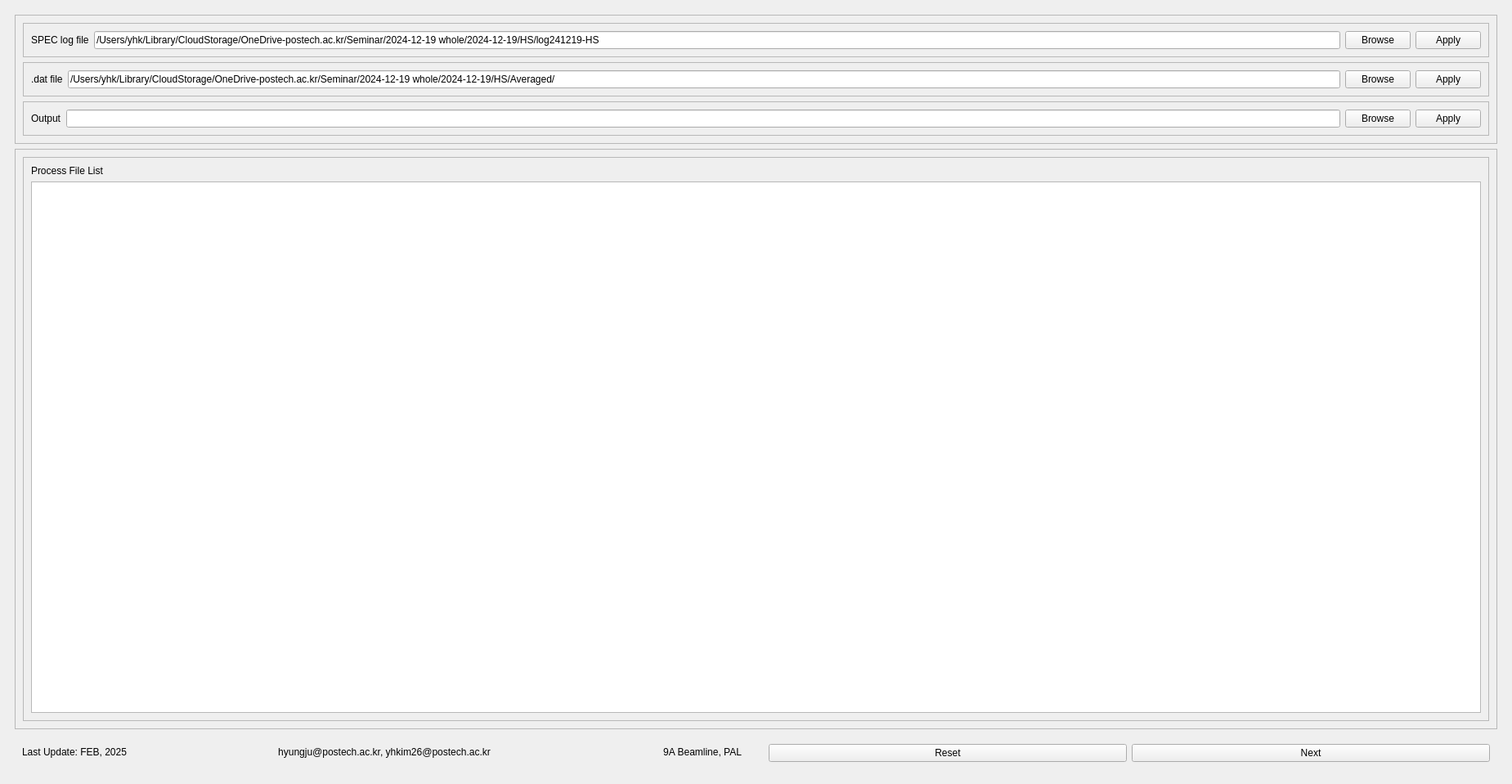
<?xml version="1.0" encoding="UTF-8"?>
<ui version="4.0">
 <class>MainWindow</class>
 <widget class="QMainWindow" name="MainWindow">
  <property name="geometry">
   <rect>
    <x>0</x>
    <y>0</y>
    <width>1849</width>
    <height>959</height>
   </rect>
  </property>
  <property name="windowTitle">
   <string>MainWindow</string>
  </property>
  <widget class="QWidget" name="centralwidget">
   <layout class="QHBoxLayout" name="horizontalLayout_4">
    <item>
     <widget class="QStackedWidget" name="SW_main">
      <property name="currentIndex">
       <number>0</number>
      </property>
      <widget class="QWidget" name="page">
       <layout class="QVBoxLayout" name="verticalLayout_3">
        <item>
         <widget class="QFrame" name="frame_4">
          <property name="frameShape">
           <enum>QFrame::StyledPanel</enum>
          </property>
          <property name="frameShadow">
           <enum>QFrame::Raised</enum>
          </property>
          <layout class="QVBoxLayout" name="verticalLayout">
           <item>
            <widget class="QFrame" name="frame">
             <property name="frameShape">
              <enum>QFrame::StyledPanel</enum>
             </property>
             <property name="frameShadow">
              <enum>QFrame::Raised</enum>
             </property>
             <layout class="QHBoxLayout" name="horizontalLayout">
              <item>
               <widget class="QLabel" name="label">
                <property name="text">
                 <string>SPEC log file</string>
                </property>
               </widget>
              </item>
              <item>
               <widget class="QLineEdit" name="LE_spec_log_dir">
                <property name="text">
                 <string>/Users/yhk/Library/CloudStorage/OneDrive-postech.ac.kr/Seminar/2024-12-19 whole/2024-12-19/HS/log241219-HS</string>
                </property>
               </widget>
              </item>
              <item>
               <widget class="QPushButton" name="PB_spec_log_browse">
                <property name="text">
                 <string>Browse</string>
                </property>
               </widget>
              </item>
              <item>
               <widget class="QPushButton" name="PB_spec_apply">
                <property name="text">
                 <string>Apply</string>
                </property>
               </widget>
              </item>
             </layout>
            </widget>
           </item>
           <item>
            <widget class="QFrame" name="frame_2">
             <property name="frameShape">
              <enum>QFrame::StyledPanel</enum>
             </property>
             <property name="frameShadow">
              <enum>QFrame::Raised</enum>
             </property>
             <layout class="QHBoxLayout" name="horizontalLayout_2">
              <item>
               <widget class="QLabel" name="label_2">
                <property name="text">
                 <string>.dat file</string>
                </property>
               </widget>
              </item>
              <item>
               <widget class="QLineEdit" name="LE_dat_dir">
                <property name="text">
                 <string>/Users/yhk/Library/CloudStorage/OneDrive-postech.ac.kr/Seminar/2024-12-19 whole/2024-12-19/HS/Averaged/</string>
                </property>
               </widget>
              </item>
              <item>
               <widget class="QPushButton" name="PB_dat_browse">
                <property name="text">
                 <string>Browse</string>
                </property>
               </widget>
              </item>
              <item>
               <widget class="QPushButton" name="PB_dat_apply">
                <property name="text">
                 <string>Apply</string>
                </property>
               </widget>
              </item>
             </layout>
            </widget>
           </item>
           <item>
            <widget class="QFrame" name="frame_3">
             <property name="frameShape">
              <enum>QFrame::StyledPanel</enum>
             </property>
             <property name="frameShadow">
              <enum>QFrame::Raised</enum>
             </property>
             <layout class="QHBoxLayout" name="horizontalLayout_3">
              <item>
               <widget class="QLabel" name="label_3">
                <property name="text">
                 <string>Output</string>
                </property>
               </widget>
              </item>
              <item>
               <widget class="QLineEdit" name="LE_output_dir"/>
              </item>
              <item>
               <widget class="QPushButton" name="PB_output_browse">
                <property name="text">
                 <string>Browse</string>
                </property>
               </widget>
              </item>
              <item>
               <widget class="QPushButton" name="PB_output_apply">
                <property name="text">
                 <string>Apply</string>
                </property>
               </widget>
              </item>
             </layout>
            </widget>
           </item>
          </layout>
         </widget>
        </item>
        <item>
         <widget class="QFrame" name="frame_8">
          <property name="frameShape">
           <enum>QFrame::StyledPanel</enum>
          </property>
          <property name="frameShadow">
           <enum>QFrame::Raised</enum>
          </property>
          <layout class="QHBoxLayout" name="horizontalLayout_8">
           <item>
            <widget class="QFrame" name="frame_9">
             <property name="frameShape">
              <enum>QFrame::StyledPanel</enum>
             </property>
             <property name="frameShadow">
              <enum>QFrame::Raised</enum>
             </property>
             <layout class="QVBoxLayout" name="verticalLayout_2">
              <item>
               <widget class="QLabel" name="label_6">
                <property name="text">
                 <string>Process File List</string>
                </property>
               </widget>
              </item>
              <item>
               <widget class="QTableWidget" name="TW_Process_List"/>
              </item>
             </layout>
            </widget>
           </item>
          </layout>
         </widget>
        </item>
        <item>
         <widget class="QFrame" name="frame_5">
          <property name="frameShape">
           <enum>QFrame::NoFrame</enum>
          </property>
          <property name="frameShadow">
           <enum>QFrame::Raised</enum>
          </property>
          <layout class="QHBoxLayout" name="horizontalLayout_6">
           <property name="leftMargin">
            <number>0</number>
           </property>
           <property name="topMargin">
            <number>0</number>
           </property>
           <property name="rightMargin">
            <number>0</number>
           </property>
           <property name="bottomMargin">
            <number>0</number>
           </property>
           <item>
            <widget class="QFrame" name="frame_6">
             <property name="frameShape">
              <enum>QFrame::NoFrame</enum>
             </property>
             <property name="frameShadow">
              <enum>QFrame::Raised</enum>
             </property>
             <layout class="QHBoxLayout" name="horizontalLayout_7">
              <item>
               <widget class="QLabel" name="label_4">
                <property name="text">
                 <string>Last Update: FEB, 2025</string>
                </property>
               </widget>
              </item>
              <item>
               <widget class="QLabel" name="label_5">
                <property name="text">
                 <string>hyungju@postech.ac.kr, yhkim26@postech.ac.kr</string>
                </property>
                <property name="alignment">
                 <set>Qt::AlignCenter</set>
                </property>
               </widget>
              </item>
              <item>
               <widget class="QLabel" name="label_11">
                <property name="text">
                 <string>9A Beamline, PAL</string>
                </property>
                <property name="alignment">
                 <set>Qt::AlignRight|Qt::AlignTrailing|Qt::AlignVCenter</set>
                </property>
                <property name="indent">
                 <number>6</number>
                </property>
               </widget>
              </item>
             </layout>
            </widget>
           </item>
           <item>
            <widget class="QFrame" name="frame_7">
             <property name="frameShape">
              <enum>QFrame::NoFrame</enum>
             </property>
             <property name="frameShadow">
              <enum>QFrame::Raised</enum>
             </property>
             <layout class="QHBoxLayout" name="horizontalLayout_5">
              <property name="leftMargin">
               <number>12</number>
              </property>
              <property name="topMargin">
               <number>12</number>
              </property>
              <item>
               <widget class="QPushButton" name="PB_reset">
                <property name="text">
                 <string>Reset</string>
                </property>
               </widget>
              </item>
              <item>
               <widget class="QPushButton" name="PB_next_1">
                <property name="text">
                 <string>Next</string>
                </property>
               </widget>
              </item>
             </layout>
            </widget>
           </item>
          </layout>
         </widget>
        </item>
       </layout>
      </widget>
      <widget class="QWidget" name="page_2">
       <layout class="QVBoxLayout" name="verticalLayout_6">
        <item>
         <widget class="QFrame" name="frame_13">
          <property name="frameShape">
           <enum>QFrame::StyledPanel</enum>
          </property>
          <property name="frameShadow">
           <enum>QFrame::Raised</enum>
          </property>
          <layout class="QHBoxLayout" name="horizontalLayout_12">
           <item>
            <widget class="QComboBox" name="CB_series"/>
           </item>
          </layout>
         </widget>
        </item>
        <item>
         <widget class="QFrame" name="frame_14">
          <property name="frameShape">
           <enum>QFrame::StyledPanel</enum>
          </property>
          <property name="frameShadow">
           <enum>QFrame::Raised</enum>
          </property>
          <layout class="QHBoxLayout" name="horizontalLayout_26">
           <item>
            <widget class="QFrame" name="frame_16">
             <property name="frameShape">
              <enum>QFrame::StyledPanel</enum>
             </property>
             <property name="frameShadow">
              <enum>QFrame::Raised</enum>
             </property>
             <layout class="QVBoxLayout" name="verticalLayout_5">
              <item>
               <widget class="QFrame" name="frame_22">
                <property name="frameShape">
                 <enum>QFrame::StyledPanel</enum>
                </property>
                <property name="frameShadow">
                 <enum>QFrame::Raised</enum>
                </property>
                <layout class="QHBoxLayout" name="horizontalLayout_20">
                 <item>
                  <widget class="QFrame" name="frame_23">
                   <property name="frameShape">
                    <enum>QFrame::StyledPanel</enum>
                   </property>
                   <property name="frameShadow">
                    <enum>QFrame::Raised</enum>
                   </property>
                   <layout class="QHBoxLayout" name="horizontalLayout_13">
                    <item>
                     <widget class="QLabel" name="label_13">
                      <property name="text">
                       <string>Temperature Signal Out Correction</string>
                      </property>
                     </widget>
                    </item>
                   </layout>
                  </widget>
                 </item>
                 <item>
                  <widget class="QFrame" name="frame_24">
                   <property name="frameShape">
                    <enum>QFrame::StyledPanel</enum>
                   </property>
                   <property name="frameShadow">
                    <enum>QFrame::Raised</enum>
                   </property>
                   <layout class="QHBoxLayout" name="horizontalLayout_19">
                    <item>
                     <widget class="QPushButton" name="PB_reset_temp">
                      <property name="text">
                       <string>Reset All</string>
                      </property>
                     </widget>
                    </item>
                   </layout>
                  </widget>
                 </item>
                </layout>
               </widget>
              </item>
              <item>
               <widget class="QGraphicsView" name="GV_adjust_temp"/>
              </item>
              <item>
               <widget class="QFrame" name="frame_17">
                <property name="frameShape">
                 <enum>QFrame::StyledPanel</enum>
                </property>
                <property name="frameShadow">
                 <enum>QFrame::Raised</enum>
                </property>
                <layout class="QHBoxLayout" name="horizontalLayout_18">
                 <item>
                  <widget class="QFrame" name="frame_19">
                   <property name="frameShape">
                    <enum>QFrame::StyledPanel</enum>
                   </property>
                   <property name="frameShadow">
                    <enum>QFrame::Raised</enum>
                   </property>
                   <layout class="QHBoxLayout" name="horizontalLayout_15">
                    <item>
                     <widget class="QPushButton" name="PB_reset_adjust_temp">
                      <property name="text">
                       <string>Reset</string>
                      </property>
                     </widget>
                    </item>
                    <item>
                     <widget class="QPushButton" name="PB_apply_temp">
                      <property name="text">
                       <string>Apply</string>
                      </property>
                     </widget>
                    </item>
                   </layout>
                  </widget>
                 </item>
                </layout>
               </widget>
              </item>
             </layout>
            </widget>
           </item>
           <item>
            <widget class="QFrame" name="frame_15">
             <property name="frameShape">
              <enum>QFrame::StyledPanel</enum>
             </property>
             <property name="frameShadow">
              <enum>QFrame::Raised</enum>
             </property>
             <layout class="QVBoxLayout" name="verticalLayout_4">
              <item>
               <widget class="QLabel" name="label_14">
                <property name="text">
                 <string>Raw</string>
                </property>
               </widget>
              </item>
              <item>
               <widget class="QGraphicsView" name="GV_raw_temp"/>
              </item>
              <item>
               <widget class="QLabel" name="label_15">
                <property name="text">
                 <string>Corrected</string>
                </property>
               </widget>
              </item>
              <item>
               <widget class="QGraphicsView" name="GV_corrected_temp"/>
              </item>
              <item>
               <widget class="QFrame" name="frame_26">
                <property name="frameShape">
                 <enum>QFrame::StyledPanel</enum>
                </property>
                <property name="frameShadow">
                 <enum>QFrame::Raised</enum>
                </property>
                <layout class="QHBoxLayout" name="horizontalLayout_21">
                 <item>
                  <widget class="QFrame" name="frame_30">
                   <property name="frameShape">
                    <enum>QFrame::StyledPanel</enum>
                   </property>
                   <property name="frameShadow">
                    <enum>QFrame::Raised</enum>
                   </property>
                   <layout class="QHBoxLayout" name="horizontalLayout_25">
                    <item>
                     <widget class="QPushButton" name="PB_apply_corrected_temp">
                      <property name="text">
                       <string>Apply Corrected Data</string>
                      </property>
                     </widget>
                    </item>
                   </layout>
                  </widget>
                 </item>
                </layout>
               </widget>
              </item>
             </layout>
            </widget>
           </item>
          </layout>
         </widget>
        </item>
        <item>
         <widget class="QFrame" name="frame_10">
          <property name="frameShape">
           <enum>QFrame::NoFrame</enum>
          </property>
          <property name="frameShadow">
           <enum>QFrame::Raised</enum>
          </property>
          <layout class="QHBoxLayout" name="horizontalLayout_9">
           <property name="leftMargin">
            <number>0</number>
           </property>
           <property name="topMargin">
            <number>0</number>
           </property>
           <property name="rightMargin">
            <number>0</number>
           </property>
           <property name="bottomMargin">
            <number>0</number>
           </property>
           <item>
            <widget class="QFrame" name="frame_11">
             <property name="frameShape">
              <enum>QFrame::NoFrame</enum>
             </property>
             <property name="frameShadow">
              <enum>QFrame::Raised</enum>
             </property>
             <layout class="QHBoxLayout" name="horizontalLayout_10">
              <item>
               <widget class="QLabel" name="label_7">
                <property name="text">
                 <string>Last Update: FEB, 2025</string>
                </property>
               </widget>
              </item>
              <item>
               <widget class="QLabel" name="label_8">
                <property name="text">
                 <string>hyungju@postech.ac.kr, yhkim26@postech.ac.kr</string>
                </property>
                <property name="alignment">
                 <set>Qt::AlignCenter</set>
                </property>
               </widget>
              </item>
              <item>
               <widget class="QLabel" name="label_12">
                <property name="text">
                 <string>9A Beamline, PAL</string>
                </property>
                <property name="alignment">
                 <set>Qt::AlignRight|Qt::AlignTrailing|Qt::AlignVCenter</set>
                </property>
                <property name="indent">
                 <number>6</number>
                </property>
               </widget>
              </item>
             </layout>
            </widget>
           </item>
           <item>
            <widget class="QFrame" name="frame_12">
             <property name="frameShape">
              <enum>QFrame::NoFrame</enum>
             </property>
             <property name="frameShadow">
              <enum>QFrame::Raised</enum>
             </property>
             <layout class="QHBoxLayout" name="horizontalLayout_11">
              <property name="leftMargin">
               <number>12</number>
              </property>
              <property name="topMargin">
               <number>12</number>
              </property>
              <item>
               <widget class="QPushButton" name="PB_back_0">
                <property name="text">
                 <string>Back</string>
                </property>
               </widget>
              </item>
              <item>
               <widget class="QPushButton" name="PB_next_2">
                <property name="text">
                 <string>Next</string>
                </property>
               </widget>
              </item>
             </layout>
            </widget>
           </item>
          </layout>
         </widget>
        </item>
       </layout>
      </widget>
      <widget class="QWidget" name="page_3"/>
     </widget>
    </item>
   </layout>
  </widget>
 </widget>
 <resources/>
 <connections/>
</ui>
